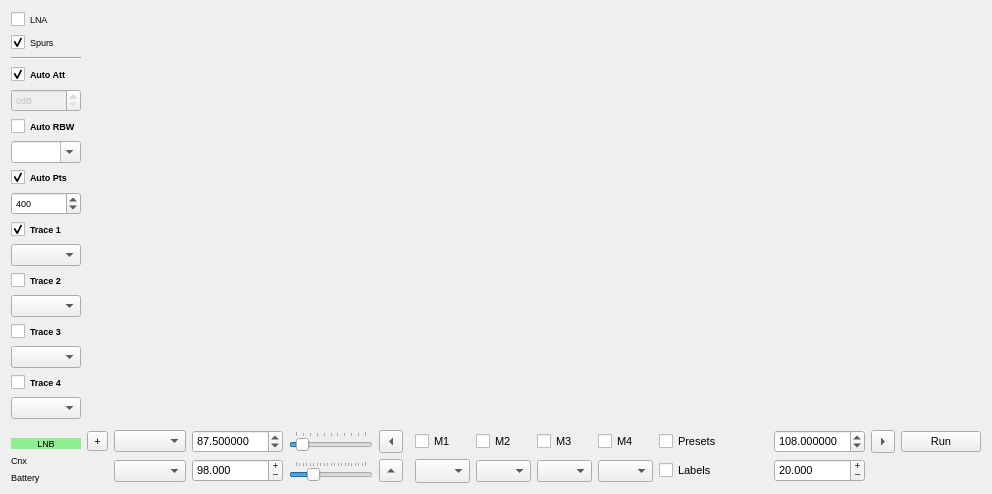
      <widget class="QWidget" name="ViewNormal">
       <layout class="QGridLayout" name="gridLayout">
        <item row="0" column="0">
         <layout class="QGridLayout" name="gridLayout_3">
          <item row="22" column="0">
           <spacer name="verticalSpacer_2">
            <property name="font">
             <font>
              <pointsize>7</pointsize>
             </font>
            </property>
            <property name="orientation">
             <enum>Qt::Vertical</enum>
            </property>
            <property name="sizeHint" stdset="0">
             <size>
              <width>17</width>
              <height>13</height>
             </size>
            </property>
           </spacer>
          </item>
          <item row="3" column="0">
           <widget class="QCheckBox" name="atten_auto">
            <property name="font">
             <font>
              <pointsize>7</pointsize>
              <weight>75</weight>
              <bold>true</bold>
             </font>
            </property>
            <property name="toolTip">
             <string>Enable auto attenuator</string>
            </property>
            <property name="text">
             <string>Auto Att</string>
            </property>
            <property name="checked">
             <bool>true</bool>
            </property>
           </widget>
          </item>
          <item row="15" column="0">
           <widget class="QComboBox" name="t2_type">
            <property name="sizePolicy">
             <sizepolicy hsizetype="Minimum" vsizetype="Fixed">
              <horstretch>0</horstretch>
              <verstretch>0</verstretch>
             </sizepolicy>
            </property>
            <property name="font">
             <font>
              <pointsize>7</pointsize>
             </font>
            </property>
            <property name="toolTip">
             <string>Trace Type</string>
            </property>
           </widget>
          </item>
          <item row="24" column="0">
           <widget class="QLabel" name="version">
            <property name="sizePolicy">
             <sizepolicy hsizetype="Minimum" vsizetype="Preferred">
              <horstretch>0</horstretch>
              <verstretch>0</verstretch>
             </sizepolicy>
            </property>
            <property name="font">
             <font>
              <pointsize>7</pointsize>
             </font>
            </property>
            <property name="toolTip">
             <string>Firmware Version</string>
            </property>
            <property name="text">
             <string>Cnx</string>
            </property>
           </widget>
          </item>
          <item row="1" column="0">
           <widget class="QCheckBox" name="spur_box">
            <property name="font">
             <font>
              <pointsize>7</pointsize>
             </font>
            </property>
            <property name="toolTip">
             <string>Spur reduction - impacts scanning speed</string>
            </property>
            <property name="text">
             <string>Spurs</string>
            </property>
            <property name="checked">
             <bool>true</bool>
            </property>
            <property name="tristate">
             <bool>true</bool>
            </property>
           </widget>
          </item>
          <item row="18" column="0">
           <widget class="QCheckBox" name="trace4">
            <property name="font">
             <font>
              <pointsize>7</pointsize>
              <weight>75</weight>
              <bold>true</bold>
             </font>
            </property>
            <property name="toolTip">
             <string>Enable Trace</string>
            </property>
            <property name="text">
             <string>Trace 4</string>
            </property>
           </widget>
          </item>
          <item row="19" column="0">
           <widget class="QComboBox" name="t4_type">
            <property name="sizePolicy">
             <sizepolicy hsizetype="Minimum" vsizetype="Fixed">
              <horstretch>0</horstretch>
              <verstretch>0</verstretch>
             </sizepolicy>
            </property>
            <property name="font">
             <font>
              <pointsize>7</pointsize>
             </font>
            </property>
            <property name="toolTip">
             <string>Trace Type</string>
            </property>
           </widget>
          </item>
          <item row="4" column="0">
           <widget class="QSpinBox" name="atten_box">
            <property name="enabled">
             <bool>false</bool>
            </property>
            <property name="font">
             <font>
              <pointsize>7</pointsize>
             </font>
            </property>
            <property name="toolTip">
             <string>Set Attenuation</string>
            </property>
            <property name="readOnly">
             <bool>false</bool>
            </property>
            <property name="suffix">
             <string>dB</string>
            </property>
            <property name="minimum">
             <number>0</number>
            </property>
            <property name="maximum">
             <number>31</number>
            </property>
            <property name="value">
             <number>0</number>
            </property>
           </widget>
          </item>
          <item row="23" column="0">
           <widget class="QLabel" name="mixerMode">
            <property name="sizePolicy">
             <sizepolicy hsizetype="Minimum" vsizetype="Fixed">
              <horstretch>0</horstretch>
              <verstretch>0</verstretch>
             </sizepolicy>
            </property>
            <property name="baseSize">
             <size>
              <width>0</width>
              <height>0</height>
             </size>
            </property>
            <property name="font">
             <font>
              <pointsize>7</pointsize>
             </font>
            </property>
            <property name="autoFillBackground">
             <bool>false</bool>
            </property>
            <property name="styleSheet">
             <string notr="true">background-color:lightGreen</string>
            </property>
            <property name="frameShape">
             <enum>QFrame::NoFrame</enum>
            </property>
            <property name="frameShadow">
             <enum>QFrame::Plain</enum>
            </property>
            <property name="midLineWidth">
             <number>0</number>
            </property>
            <property name="text">
             <string>LNB</string>
            </property>
            <property name="scaledContents">
             <bool>false</bool>
            </property>
            <property name="alignment">
             <set>Qt::AlignCenter</set>
            </property>
           </widget>
          </item>
          <item row="0" column="0">
           <widget class="QCheckBox" name="lna_box">
            <property name="font">
             <font>
              <pointsize>7</pointsize>
              <weight>50</weight>
              <bold>false</bold>
             </font>
            </property>
            <property name="toolTip">
             <string>Enable Low Noise Amplifier</string>
            </property>
            <property name="text">
             <string>LNA</string>
            </property>
           </widget>
          </item>
          <item row="11" column="0">
           <widget class="QCheckBox" name="trace1">
            <property name="font">
             <font>
              <pointsize>7</pointsize>
              <weight>75</weight>
              <bold>true</bold>
             </font>
            </property>
            <property name="toolTip">
             <string>Enable Trace</string>
            </property>
            <property name="text">
             <string>Trace 1</string>
            </property>
            <property name="checked">
             <bool>true</bool>
            </property>
            <property name="tristate">
             <bool>false</bool>
            </property>
           </widget>
          </item>
          <item row="16" column="0">
           <widget class="QCheckBox" name="trace3">
            <property name="font">
             <font>
              <pointsize>7</pointsize>
              <weight>75</weight>
              <bold>true</bold>
             </font>
            </property>
            <property name="toolTip">
             <string>Enable Trace</string>
            </property>
            <property name="text">
             <string>Trace 3</string>
            </property>
           </widget>
          </item>
          <item row="25" column="0">
           <widget class="QLabel" name="battery">
            <property name="sizePolicy">
             <sizepolicy hsizetype="Minimum" vsizetype="Preferred">
              <horstretch>0</horstretch>
              <verstretch>0</verstretch>
             </sizepolicy>
            </property>
            <property name="font">
             <font>
              <pointsize>7</pointsize>
             </font>
            </property>
            <property name="toolTip">
             <string>Battery Voltage</string>
            </property>
            <property name="text">
             <string>Battery</string>
            </property>
           </widget>
          </item>
          <item row="17" column="0">
           <widget class="QComboBox" name="t3_type">
            <property name="sizePolicy">
             <sizepolicy hsizetype="Minimum" vsizetype="Fixed">
              <horstretch>0</horstretch>
              <verstretch>0</verstretch>
             </sizepolicy>
            </property>
            <property name="font">
             <font>
              <pointsize>7</pointsize>
             </font>
            </property>
            <property name="toolTip">
             <string>Trace Type</string>
            </property>
           </widget>
          </item>
          <item row="12" column="0">
           <widget class="QComboBox" name="t1_type">
            <property name="sizePolicy">
             <sizepolicy hsizetype="Minimum" vsizetype="Fixed">
              <horstretch>0</horstretch>
              <verstretch>0</verstretch>
             </sizepolicy>
            </property>
            <property name="font">
             <font>
              <pointsize>7</pointsize>
             </font>
            </property>
            <property name="toolTip">
             <string>Trace Type</string>
            </property>
            <property name="modelColumn">
             <number>0</number>
            </property>
           </widget>
          </item>
          <item row="9" column="0">
           <widget class="QCheckBox" name="points_auto">
            <property name="enabled">
             <bool>true</bool>
            </property>
            <property name="font">
             <font>
              <pointsize>7</pointsize>
              <weight>75</weight>
              <bold>true</bold>
             </font>
            </property>
            <property name="toolTip">
             <string>Auto set points to suit RBW</string>
            </property>
            <property name="text">
             <string>Auto Pts</string>
            </property>
            <property name="checked">
             <bool>true</bool>
            </property>
            <attribute name="buttonGroup">
             <string notr="true">rbwpointsgroup</string>
            </attribute>
           </widget>
          </item>
          <item row="14" column="0">
           <widget class="QCheckBox" name="trace2">
            <property name="font">
             <font>
              <pointsize>7</pointsize>
              <weight>75</weight>
              <bold>true</bold>
             </font>
            </property>
            <property name="toolTip">
             <string>Enable Trace</string>
            </property>
            <property name="text">
             <string>Trace 2</string>
            </property>
            <property name="tristate">
             <bool>false</bool>
            </property>
           </widget>
          </item>
          <item row="10" column="0">
           <widget class="QSpinBox" name="points_box">
            <property name="font">
             <font>
              <pointsize>7</pointsize>
             </font>
            </property>
            <property name="toolTip">
             <string>Set Points</string>
            </property>
            <property name="suffix">
             <string/>
            </property>
            <property name="minimum">
             <number>1</number>
            </property>
            <property name="maximum">
             <number>30000</number>
            </property>
            <property name="singleStep">
             <number>100</number>
            </property>
            <property name="stepType">
             <enum>QAbstractSpinBox::AdaptiveDecimalStepType</enum>
            </property>
            <property name="value">
             <number>400</number>
            </property>
           </widget>
          </item>
          <item row="8" column="0">
           <widget class="QComboBox" name="rbw_box">
            <property name="enabled">
             <bool>true</bool>
            </property>
            <property name="sizePolicy">
             <sizepolicy hsizetype="Minimum" vsizetype="Fixed">
              <horstretch>0</horstretch>
              <verstretch>0</verstretch>
             </sizepolicy>
            </property>
            <property name="font">
             <font>
              <pointsize>7</pointsize>
             </font>
            </property>
            <property name="toolTip">
             <string>Set Resolution Bandwidth</string>
            </property>
            <property name="editable">
             <bool>true</bool>
            </property>
           </widget>
          </item>
          <item row="7" column="0">
           <widget class="QCheckBox" name="rbw_auto">
            <property name="font">
             <font>
              <pointsize>7</pointsize>
              <weight>75</weight>
              <bold>true</bold>
             </font>
            </property>
            <property name="toolTip">
             <string>Enable Auto Resolution Bandwidth</string>
            </property>
            <property name="text">
             <string>Auto RBW</string>
            </property>
            <attribute name="buttonGroup">
             <string notr="true">rbwpointsgroup</string>
            </attribute>
           </widget>
          </item>
          <item row="2" column="0">
           <widget class="Line" name="line_2">
            <property name="orientation">
             <enum>Qt::Horizontal</enum>
            </property>
           </widget>
          </item>
         </layout>
        </item>
        <item row="0" column="1">
         <layout class="QGridLayout" name="gridLayout_2">
          <item row="1" column="4">
           <widget class="QToolButton" name="mkr_start">
            <property name="font">
             <font>
              <pointsize>8</pointsize>
             </font>
            </property>
            <property name="toolTip">
             <string extracomment="Marker to Start">Set markers to start frequency</string>
            </property>
            <property name="text">
             <string>...</string>
            </property>
            <property name="arrowType">
             <enum>Qt::LeftArrow</enum>
            </property>
           </widget>
          </item>
          <item row="1" column="12">
           <widget class="QDoubleSpinBox" name="stop_freq">
            <property name="sizePolicy">
             <sizepolicy hsizetype="Minimum" vsizetype="Fixed">
              <horstretch>0</horstretch>
              <verstretch>0</verstretch>
             </sizepolicy>
            </property>
            <property name="font">
             <font>
              <pointsize>8</pointsize>
             </font>
            </property>
            <property name="toolTip">
             <string>Sweep Stop</string>
            </property>
            <property name="alignment">
             <set>Qt::AlignLeading|Qt::AlignLeft|Qt::AlignVCenter</set>
            </property>
            <property name="correctionMode">
             <enum>QAbstractSpinBox::CorrectToNearestValue</enum>
            </property>
            <property name="prefix">
             <string/>
            </property>
            <property name="suffix">
             <string/>
            </property>
            <property name="decimals">
             <number>6</number>
            </property>
            <property name="minimum">
             <double>0.100000000000000</double>
            </property>
            <property name="maximum">
             <double>6000.000000000000000</double>
            </property>
            <property name="singleStep">
             <double>1.000000000000000</double>
            </property>
            <property name="stepType">
             <enum>QAbstractSpinBox::AdaptiveDecimalStepType</enum>
            </property>
            <property name="value">
             <double>108.000000000000000</double>
            </property>
           </widget>
          </item>
          <item row="2" column="6">
           <widget class="QComboBox" name="m1_type">
            <property name="maximumSize">
             <size>
              <width>55</width>
              <height>16777215</height>
             </size>
            </property>
            <property name="font">
             <font>
              <family>Sans Serif</family>
              <pointsize>8</pointsize>
             </font>
            </property>
            <property name="toolTip">
             <string>Marker type</string>
            </property>
           </widget>
          </item>
          <item row="2" column="3">
           <widget class="QSlider" name="memSlider">
            <property name="sizePolicy">
             <sizepolicy hsizetype="Minimum" vsizetype="Fixed">
              <horstretch>0</horstretch>
              <verstretch>0</verstretch>
             </sizepolicy>
            </property>
            <property name="font">
             <font>
              <pointsize>7</pointsize>
             </font>
            </property>
            <property name="toolTip">
             <string>Sweep scan store size</string>
            </property>
            <property name="minimum">
             <number>1</number>
            </property>
            <property name="maximum">
             <number>200</number>
            </property>
            <property name="value">
             <number>50</number>
            </property>
            <property name="orientation">
             <enum>Qt::Horizontal</enum>
            </property>
            <property name="tickPosition">
             <enum>QSlider::TicksAbove</enum>
            </property>
           </widget>
          </item>
          <item row="2" column="12">
           <widget class="QDoubleSpinBox" name="span_freq">
            <property name="font">
             <font>
              <pointsize>8</pointsize>
             </font>
            </property>
            <property name="toolTip">
             <string>Sweep Span</string>
            </property>
            <property name="alignment">
             <set>Qt::AlignLeading|Qt::AlignLeft|Qt::AlignVCenter</set>
            </property>
            <property name="buttonSymbols">
             <enum>QAbstractSpinBox::PlusMinus</enum>
            </property>
            <property name="correctionMode">
             <enum>QAbstractSpinBox::CorrectToNearestValue</enum>
            </property>
            <property name="prefix">
             <string/>
            </property>
            <property name="suffix">
             <string/>
            </property>
            <property name="decimals">
             <number>3</number>
            </property>
            <property name="maximum">
             <double>100000.000000000000000</double>
            </property>
            <property name="stepType">
             <enum>QAbstractSpinBox::AdaptiveDecimalStepType</enum>
            </property>
            <property name="value">
             <double>20.000000000000000</double>
            </property>
           </widget>
          </item>
          <item row="1" column="7">
           <widget class="QCheckBox" name="marker2">
            <property name="font">
             <font>
              <pointsize>8</pointsize>
             </font>
            </property>
            <property name="autoFillBackground">
             <bool>false</bool>
            </property>
            <property name="text">
             <string>M2</string>
            </property>
           </widget>
          </item>
          <item row="2" column="4">
           <widget class="QToolButton" name="mkr_centre">
            <property name="font">
             <font>
              <pointsize>8</pointsize>
             </font>
            </property>
            <property name="toolTip">
             <string extracomment="Marker to Start">Set markers in range</string>
            </property>
            <property name="toolTipDuration">
             <number>1</number>
            </property>
            <property name="text">
             <string>...</string>
            </property>
            <property name="arrowType">
             <enum>Qt::UpArrow</enum>
            </property>
           </widget>
          </item>
          <item row="1" column="3">
           <widget class="QSlider" name="avgSlider">
            <property name="sizePolicy">
             <sizepolicy hsizetype="Minimum" vsizetype="Fixed">
              <horstretch>0</horstretch>
              <verstretch>0</verstretch>
             </sizepolicy>
            </property>
            <property name="font">
             <font>
              <pointsize>7</pointsize>
             </font>
            </property>
            <property name="toolTip">
             <string>Averaging</string>
            </property>
            <property name="minimum">
             <number>1</number>
            </property>
            <property name="maximum">
             <number>101</number>
            </property>
            <property name="value">
             <number>10</number>
            </property>
            <property name="orientation">
             <enum>Qt::Horizontal</enum>
            </property>
            <property name="invertedAppearance">
             <bool>false</bool>
            </property>
            <property name="invertedControls">
             <bool>false</bool>
            </property>
            <property name="tickPosition">
             <enum>QSlider::TicksAbove</enum>
            </property>
            <property name="tickInterval">
             <number>10</number>
            </property>
           </widget>
          </item>
          <item row="1" column="0">
           <widget class="QToolButton" name="mToBand">
            <property name="font">
             <font>
              <pointsize>8</pointsize>
             </font>
            </property>
            <property name="toolTip">
             <string>Add Band preset from M1 and M2</string>
            </property>
            <property name="text">
             <string>+</string>
            </property>
           </widget>
          </item>
          <item row="2" column="1">
           <widget class="QComboBox" name="filterBox">
            <property name="font">
             <font>
              <pointsize>8</pointsize>
             </font>
            </property>
            <property name="toolTip">
             <string>Filter preset list</string>
            </property>
           </widget>
          </item>
          <item row="1" column="11">
           <spacer name="horizontalSpacer_2">
            <property name="orientation">
             <enum>Qt::Horizontal</enum>
            </property>
            <property name="sizeHint" stdset="0">
             <size>
              <width>40</width>
              <height>20</height>
             </size>
            </property>
           </spacer>
          </item>
          <item row="2" column="2">
           <widget class="QDoubleSpinBox" name="centre_freq">
            <property name="font">
             <font>
              <pointsize>8</pointsize>
             </font>
            </property>
            <property name="toolTip">
             <string>Sweep Centre</string>
            </property>
            <property name="alignment">
             <set>Qt::AlignLeading|Qt::AlignLeft|Qt::AlignVCenter</set>
            </property>
            <property name="buttonSymbols">
             <enum>QAbstractSpinBox::PlusMinus</enum>
            </property>
            <property name="correctionMode">
             <enum>QAbstractSpinBox::CorrectToNearestValue</enum>
            </property>
            <property name="prefix">
             <string/>
            </property>
            <property name="suffix">
             <string/>
            </property>
            <property name="decimals">
             <number>3</number>
            </property>
            <property name="minimum">
             <double>0.100000000000000</double>
            </property>
            <property name="maximum">
             <double>6000.000000000000000</double>
            </property>
            <property name="stepType">
             <enum>QAbstractSpinBox::AdaptiveDecimalStepType</enum>
            </property>
            <property name="value">
             <double>98.000000000000000</double>
            </property>
           </widget>
          </item>
          <item row="1" column="14">
           <widget class="QPushButton" name="scan_button">
            <property name="sizePolicy">
             <sizepolicy hsizetype="Minimum" vsizetype="Fixed">
              <horstretch>0</horstretch>
              <verstretch>0</verstretch>
             </sizepolicy>
            </property>
            <property name="font">
             <font>
              <pointsize>8</pointsize>
             </font>
            </property>
            <property name="toolTip">
             <string/>
            </property>
            <property name="text">
             <string>Run</string>
            </property>
            <property name="checkable">
             <bool>false</bool>
            </property>
           </widget>
          </item>
          <item row="1" column="10">
           <widget class="QCheckBox" name="presetMarker">
            <property name="font">
             <font>
              <pointsize>8</pointsize>
             </font>
            </property>
            <property name="toolTip">
             <string>Mark preset freqs</string>
            </property>
            <property name="text">
             <string>Presets</string>
            </property>
           </widget>
          </item>
          <item row="1" column="1">
           <widget class="QComboBox" name="band_box">
            <property name="sizePolicy">
             <sizepolicy hsizetype="Expanding" vsizetype="Fixed">
              <horstretch>0</horstretch>
              <verstretch>0</verstretch>
             </sizepolicy>
            </property>
            <property name="maximumSize">
             <size>
              <width>90</width>
              <height>16777215</height>
             </size>
            </property>
            <property name="font">
             <font>
              <pointsize>8</pointsize>
             </font>
            </property>
            <property name="toolTip">
             <string>&lt;html&gt;&lt;head/&gt;&lt;body&gt;&lt;p&gt;Preset Frequency list&lt;/p&gt;&lt;/body&gt;&lt;/html&gt;</string>
            </property>
            <property name="editable">
             <bool>false</bool>
            </property>
            <property name="currentText">
             <string/>
            </property>
            <property name="insertPolicy">
             <enum>QComboBox::InsertAtBottom</enum>
            </property>
           </widget>
          </item>
          <item row="2" column="9">
           <widget class="QComboBox" name="m4_type">
            <property name="maximumSize">
             <size>
              <width>55</width>
              <height>16777215</height>
             </size>
            </property>
            <property name="font">
             <font>
              <pointsize>8</pointsize>
             </font>
            </property>
            <property name="toolTip">
             <string>Marker Type</string>
            </property>
           </widget>
          </item>
          <item row="1" column="6">
           <widget class="QCheckBox" name="marker1">
            <property name="sizePolicy">
             <sizepolicy hsizetype="Minimum" vsizetype="Fixed">
              <horstretch>0</horstretch>
              <verstretch>0</verstretch>
             </sizepolicy>
            </property>
            <property name="font">
             <font>
              <pointsize>8</pointsize>
             </font>
            </property>
            <property name="text">
             <string>M1</string>
            </property>
           </widget>
          </item>
          <item row="2" column="7">
           <widget class="QComboBox" name="m2_type">
            <property name="sizePolicy">
             <sizepolicy hsizetype="Preferred" vsizetype="Fixed">
              <horstretch>0</horstretch>
              <verstretch>0</verstretch>
             </sizepolicy>
            </property>
            <property name="maximumSize">
             <size>
              <width>55</width>
              <height>16777215</height>
             </size>
            </property>
            <property name="font">
             <font>
              <pointsize>8</pointsize>
             </font>
            </property>
            <property name="toolTip">
             <string>Marker type</string>
            </property>
            <property name="sizeAdjustPolicy">
             <enum>QComboBox::AdjustToContentsOnFirstShow</enum>
            </property>
            <property name="minimumContentsLength">
             <number>0</number>
            </property>
            <property name="iconSize">
             <size>
              <width>16</width>
              <height>16</height>
             </size>
            </property>
            <property name="placeholderText">
             <string notr="true"/>
            </property>
           </widget>
          </item>
          <item row="2" column="8">
           <widget class="QComboBox" name="m3_type">
            <property name="maximumSize">
             <size>
              <width>55</width>
              <height>16777215</height>
             </size>
            </property>
            <property name="font">
             <font>
              <pointsize>8</pointsize>
             </font>
            </property>
            <property name="toolTip">
             <string>Marker type</string>
            </property>
           </widget>
          </item>
          <item row="0" column="0" colspan="15">
           <widget class="PlotWidget" name="graphWidget" native="true">
            <property name="sizePolicy">
             <sizepolicy hsizetype="Expanding" vsizetype="Expanding">
              <horstretch>0</horstretch>
              <verstretch>0</verstretch>
             </sizepolicy>
            </property>
            <property name="autoFillBackground">
             <bool>false</bool>
            </property>
            <property name="styleSheet">
             <string notr="true"/>
            </property>
           </widget>
          </item>
          <item row="1" column="9">
           <widget class="QCheckBox" name="marker4">
            <property name="font">
             <font>
              <pointsize>8</pointsize>
             </font>
            </property>
            <property name="text">
             <string>M4</string>
            </property>
           </widget>
          </item>
          <item row="1" column="2">
           <widget class="QDoubleSpinBox" name="start_freq">
            <property name="sizePolicy">
             <sizepolicy hsizetype="Minimum" vsizetype="Fixed">
              <horstretch>0</horstretch>
              <verstretch>0</verstretch>
             </sizepolicy>
            </property>
            <property name="font">
             <font>
              <pointsize>8</pointsize>
             </font>
            </property>
            <property name="toolTip">
             <string>Sweep Start</string>
            </property>
            <property name="frame">
             <bool>true</bool>
            </property>
            <property name="correctionMode">
             <enum>QAbstractSpinBox::CorrectToNearestValue</enum>
            </property>
            <property name="prefix">
             <string/>
            </property>
            <property name="suffix">
             <string/>
            </property>
            <property name="decimals">
             <number>6</number>
            </property>
            <property name="minimum">
             <double>0.100000000000000</double>
            </property>
            <property name="maximum">
             <double>6000.000000000000000</double>
            </property>
            <property name="singleStep">
             <double>1.000000000000000</double>
            </property>
            <property name="stepType">
             <enum>QAbstractSpinBox::AdaptiveDecimalStepType</enum>
            </property>
            <property name="value">
             <double>87.500000000000000</double>
            </property>
           </widget>
          </item>
          <item row="2" column="10">
           <widget class="QCheckBox" name="presetLabel">
            <property name="font">
             <font>
              <pointsize>8</pointsize>
             </font>
            </property>
            <property name="toolTip">
             <string>Label preset freqs</string>
            </property>
            <property name="text">
             <string>Labels</string>
            </property>
           </widget>
          </item>
          <item row="1" column="8">
           <widget class="QCheckBox" name="marker3">
            <property name="font">
             <font>
              <pointsize>8</pointsize>
             </font>
            </property>
            <property name="text">
             <string>M3</string>
            </property>
           </widget>
          </item>
          <item row="1" column="13">
           <widget class="QToolButton" name="timeSpectrum">
            <property name="font">
             <font>
              <pointsize>7</pointsize>
             </font>
            </property>
            <property name="toolTip">
             <string>3D spectrum</string>
            </property>
            <property name="layoutDirection">
             <enum>Qt::LeftToRight</enum>
            </property>
            <property name="text">
             <string>3D</string>
            </property>
            <property name="toolButtonStyle">
             <enum>Qt::ToolButtonIconOnly</enum>
            </property>
            <property name="arrowType">
             <enum>Qt::RightArrow</enum>
            </property>
           </widget>
          </item>
         </layout>
        </item>
       </layout>
      </widget>
